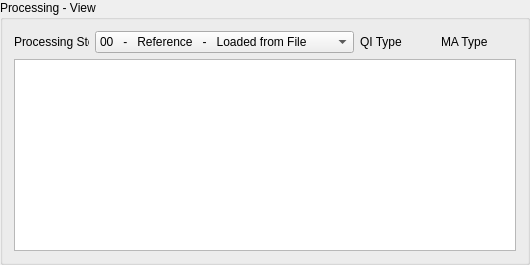
     <widget class="QGroupBox" name="groupBox_ProcView">
      <property name="sizePolicy">
       <sizepolicy hsizetype="Preferred" vsizetype="Preferred">
        <horstretch>0</horstretch>
        <verstretch>1</verstretch>
       </sizepolicy>
      </property>
      <property name="title">
       <string>Processing - View</string>
      </property>
      <layout class="QGridLayout" name="gridLayout_4">
       <item row="1" column="3">
        <widget class="QLabel" name="label_ProcView_MA">
         <property name="minimumSize">
          <size>
           <width>75</width>
           <height>0</height>
          </size>
         </property>
         <property name="maximumSize">
          <size>
           <width>75</width>
           <height>16777215</height>
          </size>
         </property>
         <property name="text">
          <string>MA Type</string>
         </property>
        </widget>
       </item>
       <item row="1" column="2">
        <widget class="QLabel" name="label_ProcView_QI">
         <property name="minimumSize">
          <size>
           <width>75</width>
           <height>0</height>
          </size>
         </property>
         <property name="maximumSize">
          <size>
           <width>75</width>
           <height>16777215</height>
          </size>
         </property>
         <property name="text">
          <string>QI Type</string>
         </property>
        </widget>
       </item>
       <item row="1" column="1">
        <widget class="QComboBox" name="comboBox_ProcView_Step">
         <item>
          <property name="text">
           <string>00   -   Reference   -   Loaded from File</string>
          </property>
         </item>
         <item>
          <property name="text">
           <string>01   -   Reference   -   Crop Rectangle</string>
          </property>
         </item>
         <item>
          <property name="text">
           <string>02   -   Reference   -   Remove Noise</string>
          </property>
         </item>
         <item>
          <property name="text">
           <string>03   -   Input   -   Loaded from File</string>
          </property>
         </item>
         <item>
          <property name="text">
           <string>04   -   Input   -   Crop Rectangle</string>
          </property>
         </item>
         <item>
          <property name="text">
           <string>05   -   Input   -   Shading Correction</string>
          </property>
         </item>
         <item>
          <property name="text">
           <string>06   -   Cells   -   Grab Color</string>
          </property>
         </item>
         <item>
          <property name="text">
           <string>07   -   Cells   -   Binary</string>
          </property>
         </item>
         <item>
          <property name="text">
           <string>08   -   Cells   -   Remove Black Noise</string>
          </property>
         </item>
         <item>
          <property name="text">
           <string>09   -   Cells   -   Remove White Noise</string>
          </property>
         </item>
         <item>
          <property name="text">
           <string>10   -   Seeds   -   HSV Transform</string>
          </property>
         </item>
         <item>
          <property name="text">
           <string>11   -   Seeds   -   Grab Saturation</string>
          </property>
         </item>
         <item>
          <property name="text">
           <string>12   -   Seeds   -   Remove Noise</string>
          </property>
         </item>
         <item>
          <property name="text">
           <string>13   -   Seeds   -   Thresh</string>
          </property>
         </item>
         <item>
          <property name="text">
           <string>14   -   Seeds   -   Opening</string>
          </property>
         </item>
         <item>
          <property name="text">
           <string>15   -   Seeds   -   Inverted Sphericity</string>
          </property>
         </item>
         <item>
          <property name="text">
           <string>16   -   Seeds   -   Extract Aspheres</string>
          </property>
         </item>
         <item>
          <property name="text">
           <string>17   -   Seeds   -   Distance to Background</string>
          </property>
         </item>
         <item>
          <property name="text">
           <string>18   -   Seeds   -   Separate Aspheres</string>
          </property>
         </item>
         <item>
          <property name="text">
           <string>19   -   Seeds   -   Extract Spheres</string>
          </property>
         </item>
         <item>
          <property name="text">
           <string>20   -   Seeds   -   All Seeds</string>
          </property>
         </item>
         <item>
          <property name="text">
           <string>21   -   Segmentation   -   Watershed</string>
          </property>
         </item>
         <item>
          <property name="text">
           <string>22   -   Segmentation   -   Binary</string>
          </property>
         </item>
         <item>
          <property name="text">
           <string>23   -   Measure   -   Input minus Reference</string>
          </property>
         </item>
         <item>
          <property name="text">
           <string>24   -   Measure   -   HSV Transform</string>
          </property>
         </item>
         <item>
          <property name="text">
           <string>25   -   Measure   -   Grab Value</string>
          </property>
         </item>
         <item>
          <property name="text">
           <string>26   -   Measure   -   Value Masked</string>
          </property>
         </item>
         <item>
          <property name="text">
           <string>27   -   Measure   -   Absorption</string>
          </property>
         </item>
         <item>
          <property name="text">
           <string>28   -   Measure   -   Transmission</string>
          </property>
         </item>
         <item>
          <property name="text">
           <string>29   -   Measure   -   Cell Count</string>
          </property>
         </item>
        </widget>
       </item>
       <item row="1" column="0">
        <widget class="QLabel" name="label_5">
         <property name="minimumSize">
          <size>
           <width>75</width>
           <height>0</height>
          </size>
         </property>
         <property name="maximumSize">
          <size>
           <width>75</width>
           <height>16777215</height>
          </size>
         </property>
         <property name="text">
          <string>Processing Step</string>
         </property>
        </widget>
       </item>
       <item row="2" column="0" colspan="4">
        <widget class="QGraphicsView" name="graphicsView_Cells">
         <property name="sizePolicy">
          <sizepolicy hsizetype="Ignored" vsizetype="Expanding">
           <horstretch>0</horstretch>
           <verstretch>0</verstretch>
          </sizepolicy>
         </property>
         <property name="mouseTracking">
          <bool>true</bool>
         </property>
        </widget>
       </item>
      </layout>
     </widget>
